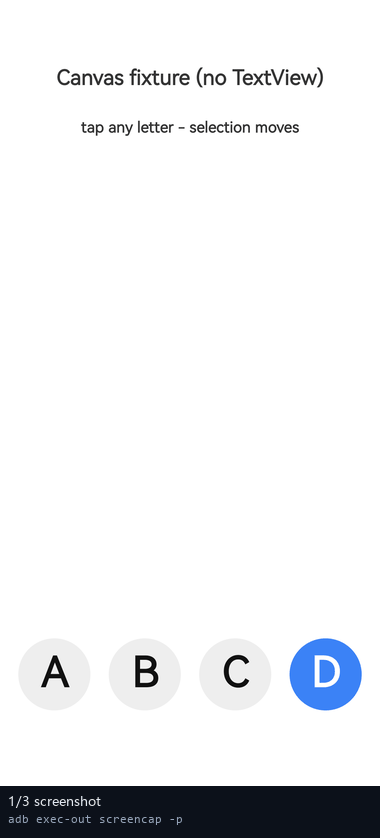
#> input picture docs/assets/ocr.gif, 380 x 838 px
$ python -i compose_ocr_gif.py   (imports and definitions only)
#> lines starting #> are read from the running program, lines starting #| are printed output that depends on the picture
#!/usr/bin/env python3
# -*- coding: utf-8 -*-
"""Compose the OCR-channel GIF: screenshot -> OCR boxes -> tap -> verified state."""
import json
import os
import shutil
import sys

from PIL import Image, ImageDraw, ImageFont

HERE = os.path.dirname(os.path.abspath(__file__))
ROOT = os.path.dirname(HERE)
sys.path.insert(0, os.path.join(ROOT, "engine"))
import vision  # noqa: E402

REC = os.path.join(ROOT, "engine", "data", "ocr-rec")
OUT = os.path.join(ROOT, "docs", "assets", "ocr.gif")
WIDTH, CROP_TOP, BOTTOM = 380, 104, 52
FONTS = [r"C:\Windows\Fonts\msyh.ttc", r"C:\Windows\Fonts\consola.ttf"]
NAMES = "ABCD"


# [8 lines left out: function font, not called in this run]


def base(path):
#> called with path = '../docs/assets/ocr.gif'
    src = Image.open(path).convert("RGB")
#> src is the input picture: PIL image 380x838 RGB; mean R, G, B 235, 236.2, 238.1
    scale = WIDTH / src.width
#> scale = 1
    img = src.crop((0, CROP_TOP, src.width, src.height))
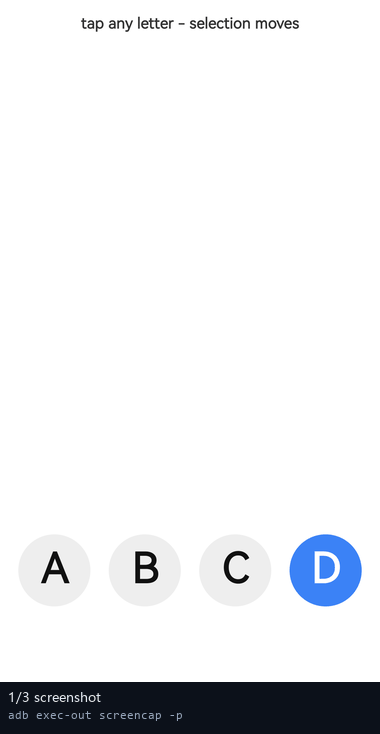
#> img: PIL image 380x734 RGB; mean R, G, B 233.3, 234.6, 236.8
    img = img.resize((WIDTH, int(img.height * scale)), Image.LANCZOS)
    canvas = Image.new("RGB", (WIDTH, img.height + BOTTOM), (12, 17, 26))
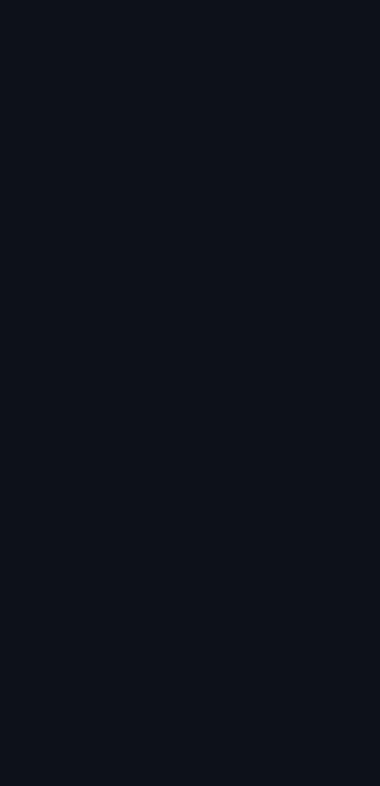
#> canvas: PIL image 380x786 RGB; mean R, G, B 12, 17, 26
    canvas.paste(img, (0, 0))
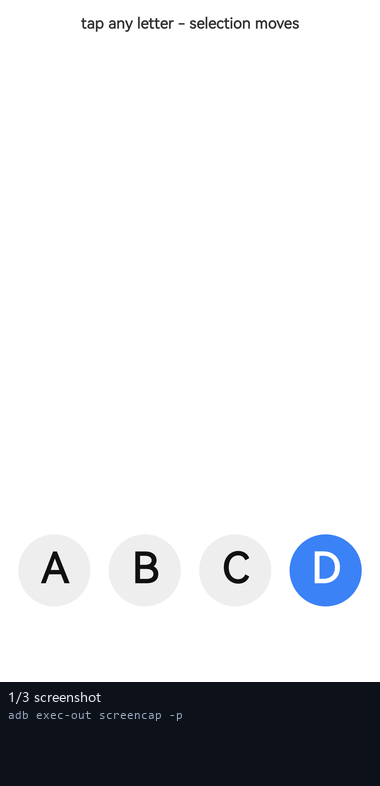
#> canvas: PIL image 380x786 RGB; mean R, G, B 218.7, 220.2, 222.8
    return canvas, scale, img.height


# [58 lines left out: function main, not called in this run]


# [2 lines not run here, left out]

>>> result = base('../docs/assets/ocr.gif')
